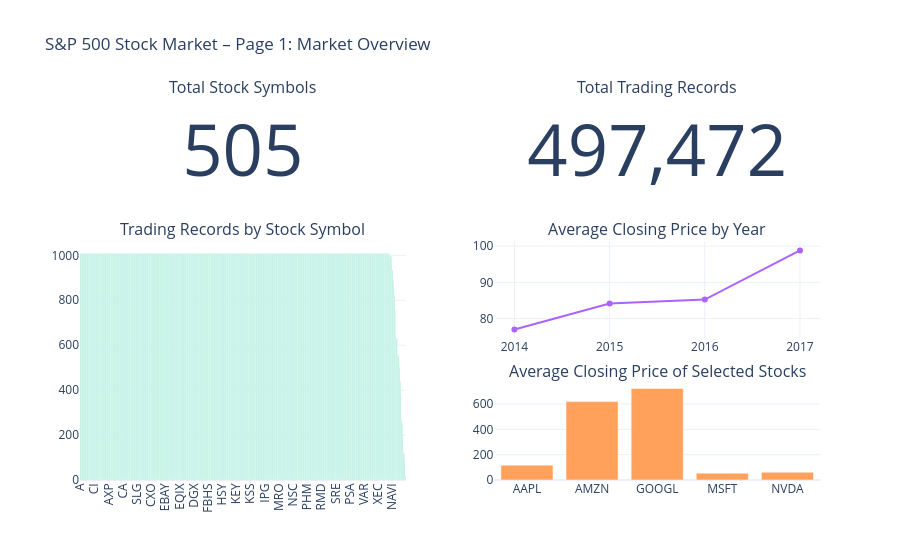

Notebook code cell kept with this figure:
### Code cell
# Page 1: Market Overview
from plotly.subplots import make_subplots
import plotly.graph_objects as go

fig = make_subplots(
    rows=3,
    cols=2,
    specs=[
        [{'type': 'indicator'}, {'type': 'indicator'}],
        [{'type': 'bar', 'rowspan': 2}, {'type': 'xy'}],
        [None, {'type': 'bar'}]
    ],
    subplot_titles=(
        'Total Stock Symbols',
        'Total Trading Records',
        'Trading Records by Stock Symbol',
        'Average Closing Price by Year',
        'Average Closing Price of Selected Stocks'
    ),
    vertical_spacing=0.12,
    horizontal_spacing=0.12
)

# KPI cards
fig.add_trace(
    go.Indicator(mode='number', value=total_symbols),
    row=1, col=1
)

fig.add_trace(
    go.Indicator(
        mode='number',
        value=total_records,
        number={'valueformat': ',d'}
    ),
    row=1, col=2
)

# Stock symbol distribution
fig.add_trace(
    go.Bar(
        x=symbol_distribution.index,
        y=symbol_distribution.values,
        name='Trading Records'
    ),
    row=2, col=1
)

# Average closing price by year
fig.add_trace(
    go.Scatter(
        x=market_trend['year'],
        y=market_trend['close'],
        mode='lines+markers',
        name='Average Closing Price'
    ),
    row=2, col=2
)

# Average closing prices for selected stocks
fig.add_trace(
    go.Bar(
        x=average_closing_prices.index,
        y=average_closing_prices.values,
        name='Average Close'
    ),
    row=3, col=2
)

fig.update_layout(
    title='S&P 500 Stock Market – Page 1: Market Overview',
    height=1000,
    template='plotly_white',
    showlegend=False
)

fig.update_xaxes(tickangle=-90, row=2, col=1)
fig.show()

### Figure 1 — Plotly figure (JSON) as saved in the notebook; plotly's stock layout.template omitted (floating-point values rounded to 4 significant figures; data arrays with more than 128 entries replaced by an {"elided": "..."} marker saying what was removed)
{"data": [{"domain": {"x": [0, 0.44], "y": [0.7467, 1]}, "mode": "number", "type": "indicator", "value": 505}, {"domain": {"x": [0.56, 1], "y": [0.7467, 1]}, "mode": "number", "number": {"valueformat": ",d"}, "type": "indicator", "value": 497472}, {"name": "Trading Records", "type": "bar", "x": {"elided": "505 str values"}, "xaxis": "x", "y": {"elided": "505 int values"}, "yaxis": "y"}, {"mode": "lines+markers", "name": "Average Closing Price", "type": "scatter", "x": [2014, 2015, 2016, 2017], "xaxis": "x2", "y": [76.97, 84.13, 85.25, 98.8], "yaxis": "y2"}, {"name": "Average Close", "type": "bar", "x": ["AAPL", "AMZN", "GOOGL", "MSFT", "NVDA"], "xaxis": "x3", "y": [116.8, 619.2, 722.6, 54.08, 61.36], "yaxis": "y3"}], "layout": {"annotations": [{"font": {"size": 16}, "showarrow": false, "text": "Total Stock Symbols", "x": 0.22, "xanchor": "center", "xref": "paper", "y": 1, "yanchor": "bottom", "yref": "paper"}, {"font": {"size": 16}, "showarrow": false, "text": "Total Trading Records", "x": 0.78, "xanchor": "center", "xref": "paper", "y": 1, "yanchor": "bottom", "yref": "paper"}, {"font": {"size": 16}, "showarrow": false, "text": "Trading Records by Stock Symbol", "x": 0.22, "xanchor": "center", "xref": "paper", "y": 0.6267, "yanchor": "bottom", "yref": "paper"}, {"font": {"size": 16}, "showarrow": false, "text": "Average Closing Price by Year", "x": 0.78, "xanchor": "center", "xref": "paper", "y": 0.6267, "yanchor": "bottom", "yref": "paper"}, {"font": {"size": 16}, "showarrow": false, "text": "Average Closing Price of Selected Stocks", "x": 0.78, "xanchor": "center", "xref": "paper", "y": 0.2533, "yanchor": "bottom", "yref": "paper"}], "autosize": true, "showlegend": false, "title": {"text": "S&P 500 Stock Market – Page 1: Market Overview"}, "xaxis": {"anchor": "y", "autorange": true, "domain": [0, 0.44], "range": [-0.5, 504.5], "tickangle": -90, "type": "category"}, "xaxis2": {"anchor": "y2", "autorange": true, "domain": [0.56, 1], "range": [2014.0, 2017.0], "type": "linear"}, "xaxis3": {"anchor": "y3", "autorange": true, "domain": [0.56, 1], "range": [-0.5, 4.5], "type": "category"}, "yaxis": {"anchor": "x", "autorange": true, "domain": [0, 0.6267], "range": [0, 1060], "type": "linear"}, "yaxis2": {"anchor": "x2", "autorange": true, "domain": [0.3733, 0.6267], "range": [75.25, 100.5], "type": "linear"}, "yaxis3": {"anchor": "x3", "autorange": true, "domain": [0, 0.2533], "range": [0, 760.6], "type": "linear"}}}
